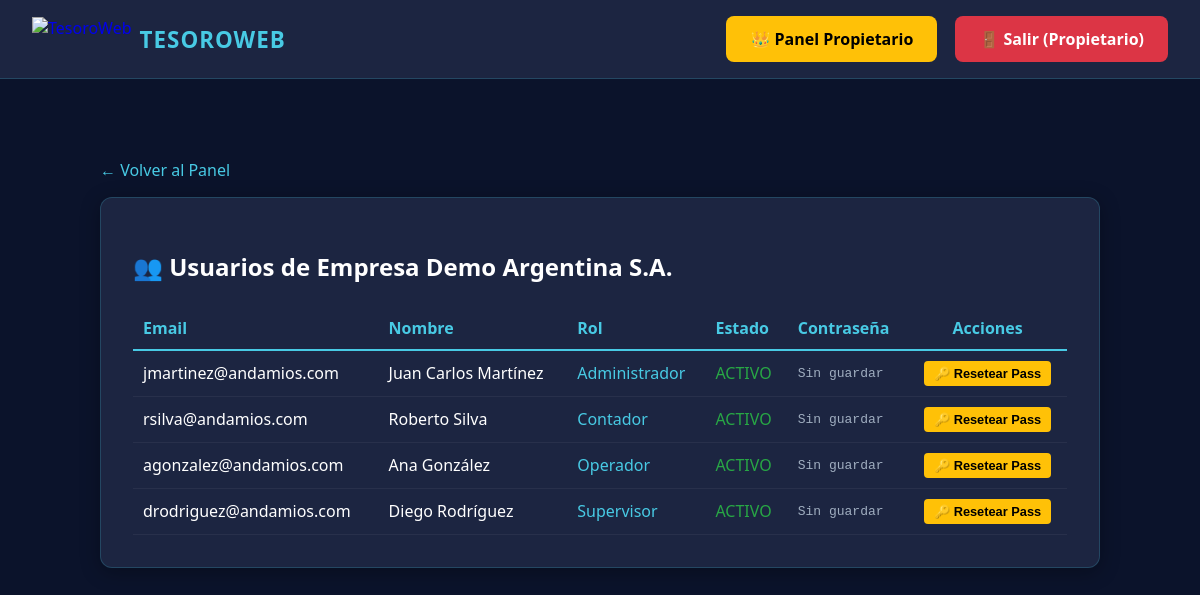
/admin/usuarios_empresa/1 (signed in), run on an earlier commit of the app's database.
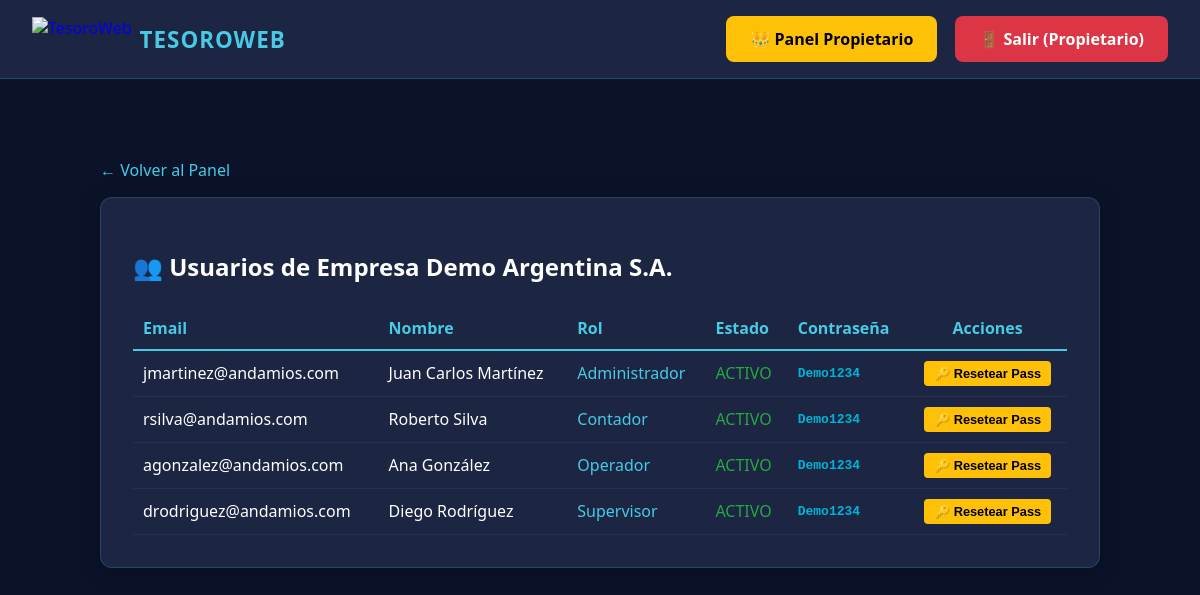
And on a later commit of the database.
### models.py (models this page shows, shortened)
class Usuario(UserMixin, db.Model):
  id = db.Column(db.Integer, primary_key=True)
  empresa_id = db.Column(db.Integer, db.ForeignKey('empresa.id'), nullable=True)
  nombre = db.Column(db.String(100), nullable=False)
  email = db.Column(db.String(120), unique=True, nullable=False)
  password_hash = db.Column(db.String(255), nullable=False)
  cargo = db.Column(db.String(100), nullable=True)
  rol = db.Column(db.String(50), default='Operador')
  sociedades_permitidas = db.Column(db.String(255), default='*')
  activo = db.Column(db.Boolean, default=True)
  debe_cambiar_password = db.Column(db.Boolean, default=True)

class Empresa(db.Model):
  id = db.Column(db.Integer, primary_key=True)
  nombre = db.Column(db.String(100), nullable=False)
  cuit = db.Column(db.String(20), unique=True, nullable=False)
  estado_suscripcion = db.Column(db.String(20), default='activa')
  fecha_alta = db.Column(db.DateTime, default=datetime.utcnow)

class ContraseñaGuardada(db.Model):
  __tablename__ = 'contraseña_guardada'
  id = db.Column(db.Integer, primary_key=True)
  usuario_id = db.Column(db.Integer, db.ForeignKey('usuario.id'), nullable=False)
  contraseña = db.Column(db.String(255), nullable=False)
  fecha_creacion = db.Column(db.DateTime, default=datetime.utcnow)

### app.py (the view)
@app.route('/admin/usuarios_empresa/<int:empresa_id>')
@login_required
def usuarios_empresa(empresa_id):
    if current_user.rol != 'SuperAdmin':
        return redirect(url_for('index'))
    empresa = Empresa.query.get(empresa_id)
    if not empresa:
        flash("Empresa no encontrada", "danger")
        return redirect(url_for('panel_superadmin'))
    usuarios = Usuario.query.filter_by(empresa_id=empresa_id).all()
    from models import ContraseñaGuardada
    contraseñas = {}
    for usuario in usuarios:
        cg = ContraseñaGuardada.query.filter_by(usuario_id=usuario.id).first()
        if cg:
            contraseñas[usuario.id] = cg.contraseña
    return render_template('admin/usuarios_empresa.html', empresa=empresa, usuarios=usuarios, contraseñas=contraseñas)

### app.py (called while the page is built)
@login_manager.user_loader
def load_user(user_id):
    return db.session.get(Usuario, int(user_id))

### templates/admin/usuarios_empresa.html (shortened to what this page needs)
{% extends 'base.html' %}
{% block content %}
<div style="max-width: 1000px; margin: 2rem auto;">
    <a href="{{ url_for('panel_superadmin') }}" style="color: var(--neon-cyan); text-decoration: none;">← Volver al Panel</a>
    <div class="card" style="padding: 2rem; margin-top: 1rem;">
        <h2>👥 Usuarios de {{ empresa.nombre }}</h2>
        <table style="width: 100%; margin-top: 1.5rem; border-collapse: collapse;">
            <thead>
                <tr style="border-bottom: 2px solid var(--neon-cyan); color: var(--neon-cyan);">
                    <th style="padding: 10px; text-align: left;">Email</th>
                    <th style="padding: 10px; text-align: left;">Nombre</th>
                    <th style="padding: 10px; text-align: left;">Rol</th>
                    <th style="padding: 10px; text-align: left;">Estado</th>
                    <th style="padding: 10px; text-align: left;">Contraseña</th>
                    <th style="padding: 10px; text-align: center;">Acciones</th>
                </tr>
            </thead>
            <tbody>
                {% if usuarios %}
                    {% for u in usuarios %}
                    <tr style="border-bottom: 1px solid rgba(255,255,255,0.05);">
                        <td style="padding: 10px; color: white;">{{ u.email }}</td>
                        <td style="padding: 10px; color: white;">{{ u.nombre }}</td>
                        <td style="padding: 10px; color: var(--neon-cyan);">{{ u.rol }}</td>
                        <td style="padding: 10px;">
                            <span style="color: {% if u.activo %}#28a745{% else %}#dc3545{% endif %};">
                                {{ 'ACTIVO' if u.activo else 'INACTIVO' }}
                            </span>
                        </td>
                        <td style="padding: 10px; font-family: monospace; color: #00b4d8; font-weight: bold;">
                            {% if contraseñas.get(u.id) %}
                                {{ contraseñas[u.id] }}
                            {% else %}
                                <span style="color: var(--text-muted); font-weight: normal;">Sin guardar</span>
                            {% endif %}
                        </td>
                        <td style="padding: 10px; text-align: center;">
                            <button onclick="resetearContraseña({{ u.id }}, '{{ u.email }}')" class="btn-neon"
                                style="padding: 5px 10px; font-size: 0.8rem; background: #ffc107; color: black; border: none; border-radius: 4px; cursor: pointer;">
                                🔑 Resetear Pass
                            </button>
                        </td>
                    </tr>
                    {% endfor %}
                {% else %}
                    <tr>
                        <td colspan="5" style="padding: 20px; text-align: center; color: var(--text-muted);">
                            No hay usuarios en esta empresa
                        </td>
                    </tr>
                {% endif %}
            </tbody>
        </table>
    </div>
</div>
{% endblock %}

### templates/base.html (shortened to what this page needs)
<!DOCTYPE html>
<html lang="es">
<head>
    <link rel="stylesheet" href="{{ url_for('static', filename='css/custom.css') }}">
</head>
<body>
    <nav class="navbar">
        <a href="/" style="display: flex; align-items: center; gap: 8px; text-decoration: none; padding: 0;">
            <img src="{{ url_for('static', filename='img/tesoroweb-logo-sin-nombre.png') }}" alt="TesoroWeb" style="height: 45px; width: auto;">
            <div class="brand">TesoroWeb</div>
        </a>
        {% if current_user.is_authenticated %}
        <div style="display: flex; gap: 8px; align-items: center;">
            {% if current_user.rol == 'SuperAdmin' %}
                <a href="/admin" class="btn-neon" style="background: #ffc107; color: black;">👑 Panel Propietario</a>
            {% else %}
                <a href="/" class="btn-neon">Panel Principal</a>
                <a href="/cargar_factura" class="btn-neon">Cargar Factura</a>
                <a href="/pagos" class="btn-neon">Gestión de Pagos</a>
                <a href="/conciliacion" class="btn-neon">Conciliación</a>
                <a href="/configuracion" class="btn-neon">Configuración</a>
            {% endif %}
            <a href="/logout" class="btn-neon" style="background: #dc3545; color: white; margin-left: 10px;">🚪 Salir ({{ current_user.nombre.split()[0] }})</a>
        </div>
        {% endif %}
    </nav>
    <div class="container">
        {% block content %}{% endblock %}
    </div>
</body>
</html>

### static/css/custom.css (style rules this page uses)
:root { --bg-principal: #0b132b; --bg-card: #1c2541; --neon-blue: #00b4d8; --neon-cyan: #48cae4; --text-main: #ffffff; --text-muted: #a0aec0; --border-color: rgba(72, 202, 228, 0.2); }
body { background-color: var(--bg-principal); color: var(--text-main); font-family: 'Segoe UI', Tahoma, Geneva, Verdana, sans-serif; margin: 0; padding: 0; }
.navbar { background-color: var(--bg-card); border-bottom: 1px solid var(--border-color); padding: 1rem 2rem; display: flex; justify-content: space-between; align-items: center; }
.brand { font-size: 1.4rem; font-weight: bold; color: var(--neon-cyan); text-transform: uppercase; letter-spacing: 1px; }
.container { max-width: 1500px; margin: 5rem auto; padding: 0 1rem; }
.card { background-color: var(--bg-card); border: 1px solid var(--border-color); border-radius: 12px; padding: 1.5rem; box-shadow: 0 4px 20px rgba(0, 0, 0, 0.3); }
.btn-neon { background: linear-gradient(135deg, var(--neon-blue), var(--neon-cyan)); color: #000; font-weight: bold; padding: 0.75rem 1.5rem; border: none; border-radius: 8px; cursor: pointer; text-decoration: none; display: inline-block; transition: all 0.3s ease; }

What changed in the data, as far as the page shows it:
changed Usuario "jmartinez@andamios.com": no longer shows "Sin guardar"
added ContraseñaGuardada: contraseña "Demo1234"
changed Usuario "rsilva@andamios.com": no longer shows "Sin guardar"
added ContraseñaGuardada: contraseña "Demo1234"
changed Usuario "agonzalez@andamios.com": no longer shows "Sin guardar"
added ContraseñaGuardada: contraseña "Demo1234"
changed Usuario "drodriguez@andamios.com": no longer shows "Sin guardar"
added ContraseñaGuardada: contraseña "Demo1234"
